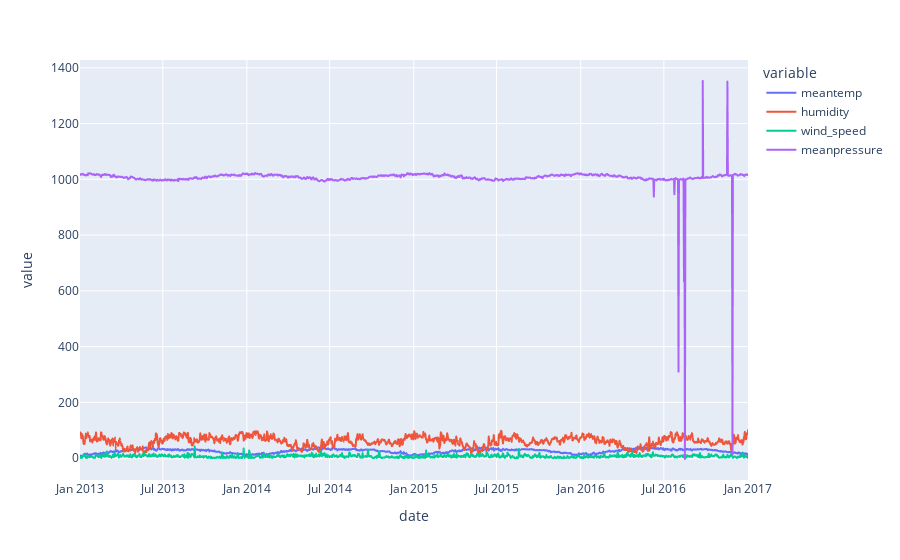

Source (notebook cell):
### Code cell
fig = px.line(df)
fig.show()

### Figure 1 — Plotly figure (JSON) as saved in the notebook; plotly's stock layout.template omitted (floating-point values rounded to 4 significant figures; data arrays with more than 128 entries replaced by an {"elided": "..."} marker saying what was removed)
{"data": [{"hovertemplate": "variable=meantemp<br>date=%{x}<br>value=%{y}<extra></extra>", "legendgroup": "meantemp", "line": {"color": "#636efa", "dash": "solid"}, "marker": {"symbol": "circle"}, "mode": "lines", "name": "meantemp", "showlegend": true, "type": "scattergl", "x": {"elided": "1462 str values"}, "xaxis": "x", "y": {"elided": "1462 float values"}, "yaxis": "y"}, {"hovertemplate": "variable=humidity<br>date=%{x}<br>value=%{y}<extra></extra>", "legendgroup": "humidity", "line": {"color": "#EF553B", "dash": "solid"}, "marker": {"symbol": "circle"}, "mode": "lines", "name": "humidity", "showlegend": true, "type": "scattergl", "x": {"elided": "1462 str values"}, "xaxis": "x", "y": {"elided": "1462 float values"}, "yaxis": "y"}, {"hovertemplate": "variable=wind_speed<br>date=%{x}<br>value=%{y}<extra></extra>", "legendgroup": "wind_speed", "line": {"color": "#00cc96", "dash": "solid"}, "marker": {"symbol": "circle"}, "mode": "lines", "name": "wind_speed", "showlegend": true, "type": "scattergl", "x": {"elided": "1462 str values"}, "xaxis": "x", "y": {"elided": "1462 float values"}, "yaxis": "y"}, {"hovertemplate": "variable=meanpressure<br>date=%{x}<br>value=%{y}<extra></extra>", "legendgroup": "meanpressure", "line": {"color": "#ab63fa", "dash": "solid"}, "marker": {"symbol": "circle"}, "mode": "lines", "name": "meanpressure", "showlegend": true, "type": "scattergl", "x": {"elided": "1462 str values"}, "xaxis": "x", "y": {"elided": "1462 float values"}, "yaxis": "y"}], "layout": {"legend": {"title": {"text": "variable"}, "tracegroupgap": 0}, "margin": {"t": 60}, "xaxis": {"anchor": "y", "domain": [0, 1], "title": {"text": "date"}}, "yaxis": {"anchor": "x", "domain": [0, 1], "title": {"text": "value"}}}}
